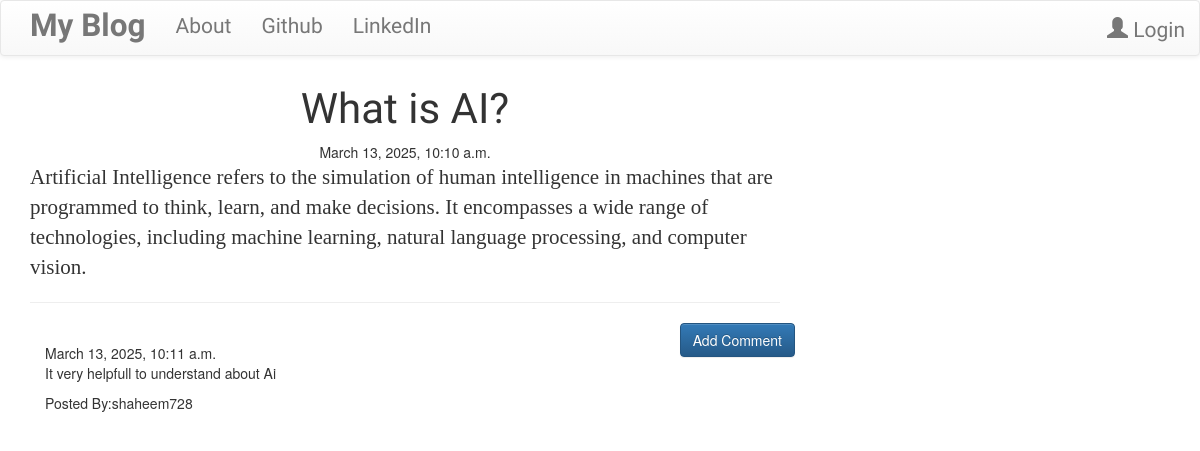
The app's page /post/14/ with its own data.
### blog/models.py (models this page shows, shortened)
class Post(models.Model):
    author = models.ForeignKey(User, on_delete=models.CASCADE)
    title = models.CharField(max_length=200)
    text = models.TextField()
    created_date = models.DateTimeField(default=timezone.now)
    published_date = models.DateTimeField(blank=True, null=True)

class Comment(models.Model):
    post = models.ForeignKey('blog.Post', on_delete=models.CASCADE, related_name='comments')
    author = models.CharField(max_length=200)
    text = models.TextField()
    created_date = models.DateTimeField(default=timezone.now)
    approved_comment = models.BooleanField(default=False)

### blog/views.py (the view)
# urls.py: path('post/<int:pk>/',views.PostDetailView.as_view(),name='post_detail'),
class PostDetailView(DetailView):
    model = Post

### blog/templates/blog/post_detail.html (shortened to what this page needs)
{% extends 'blog/base.html' %}
{% block content%}
    <h1 class="posttitle loader">{{post.title}}</h1>
    {% if post.published_date %}
       <div class="date postdate">
        {{post.published_date}}
       </div>
    {% else %}
    <a class="btn btn-default" href="{% url 'post_publish' pk=post.pk  %}">Publish</a>
    {% endif %}
    <p class='postcontent'>{{post.text|safe|linebreaksbr}}</p>
    <hr>
    <a class='btn btn-primary btn-comment' href="{% url 'add_comment_to_post' pk=post.pk  %}">Add Comment</a>
    <div class="container">
    {% for comment in post.comments.all %}
      <br>
      {% if user.is_authenticated or comment.approved_comment %}
         {{comment.created_date}}
         <p>{{comment.text|safe|linebreaksbr}}</p>
         <p>Posted By:{{comment.author}}</p>
      {% endif %}
      {% empty %}
      <p>No Comments!</p>
    {% endfor %}
   </div>
{% endblock %}

### blog/static/blog/style.css (style rules this page uses)
.postdate { text-align: center; }
.posttitle { font-family: "Russo One", serif; font-size:3em; text-align: center; }
.postcontent { font-family: 'Monserrat'; font-size: 1.5em; }
.btn-comment { position: absolute; right: 0px; }
.loader { filter:hue-rotate(0deg); color:linear-gradient(45deg,#0f8,#08f); animation:hue 10000ms infinite linear; }

### records on screen
Post: title "What is AI?", published_date "March 13, 2025, 10:10 a.m.", text "Artificial Intelligence refers to the simulation of human intelligence in machines that are programmed to think, learn, and make decisions. It encompasses a wide range of technologies, including machine learning, natural language processing, and computer vision."
Comment: created_date "March 13, 2025, 10:11 a.m.", text "It very helpfull to understand about Ai", author "shaheem728"
